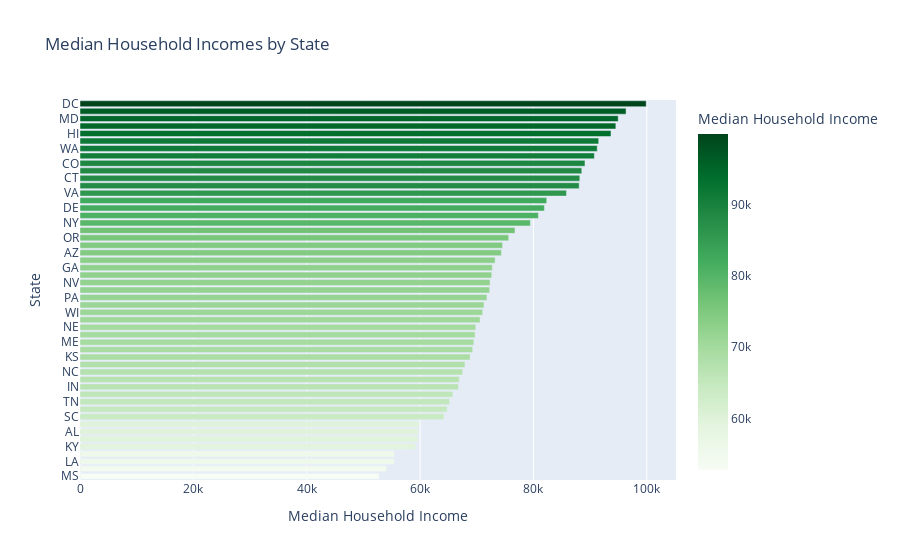

Write notebook code for a chart like this one.
### Markdown cell above
-----
##### ***3*** - Median Income Analysis
***Create horizontal bar chart of Median Income by state***

### Code cell
# Filter the data to exclude the 'US' aggregate row and select only the required columns
df_median_income = df[df['POSTAL_CODE'] != 'US'][['POSTAL_CODE', 'MEDIAN_HOUSEHOLD_INCOME']]

# Sort the data by median household income for better visualization
df_median_income_sorted = df_median_income.sort_values('MEDIAN_HOUSEHOLD_INCOME', ascending=True)

# Now we create the bar graph using Plotly
fig_income = px.bar(
    df_median_income_sorted,
    x='MEDIAN_HOUSEHOLD_INCOME',
    y='POSTAL_CODE',
    orientation='h',
    title='Median Household Incomes by State',
    labels={'MEDIAN_HOUSEHOLD_INCOME': 'Median Household Income', 'POSTAL_CODE': 'State'},
    color='MEDIAN_HOUSEHOLD_INCOME',
    color_continuous_scale=px.colors.sequential.Greens
)

fig_income.show()

### Figure 1 — Plotly figure (JSON) as saved in the notebook; plotly's stock layout.template omitted (floating-point values rounded to 4 significant figures)
{"data": [{"alignmentgroup": "True", "hovertemplate": "Median Household Income=%{marker.color}<br>State=%{y}<extra></extra>", "legendgroup": "", "marker": {"color": [52788, 54097, 55458, 55505, 59246, 59632, 59703, 59842, 64227, 64783, 65231, 65786, 66768, 66926, 67516, 67915, 68827, 69287, 69485, 69708, 69828, 70597, 71050, 71275, 71789, 72279, 72348, 72634, 72742, 73240, 74355, 74555, 75638, 76744, 79463, 80873, 81933, 82343, 85838, 88072, 88182, 88531, 89096, 90750, 91255, 91517, 93683, 94538, 94957, 96341, 99897], "coloraxis": "coloraxis", "pattern": {"shape": ""}}, "name": "", "offsetgroup": "", "orientation": "h", "showlegend": false, "textposition": "auto", "type": "bar", "x": [52788, 54097, 55458, 55505, 59246, 59632, 59703, 59842, 64227, 64783, 65231, 65786, 66768, 66926, 67516, 67915, 68827, 69287, 69485, 69708, 69828, 70597, 71050, 71275, 71789, 72279, 72348, 72634, 72742, 73240, 74355, 74555, 75638, 76744, 79463, 80873, 81933, 82343, 85838, 88072, 88182, 88531, 89096, 90750, 91255, 91517, 93683, 94538, 94957, 96341, 99897], "xaxis": "x", "y": ["MS", "WV", "LA", "AR", "KY", "OK", "AL", "NM", "SC", "MO", "TN", "OH", "IN", "MI", "NC", "MT", "KS", "FL", "ME", "IA", "NE", "SD", "WI", "WY", "PA", "TX", "NV", "ID", "GA", "ND", "AZ", "VT", "OR", "IL", "NY", "RI", "DE", "MN", "VA", "AK", "CT", "UT", "CO", "NH", "WA", "CA", "HI", "MA", "MD", "NJ", "DC"], "yaxis": "y"}], "layout": {"barmode": "relative", "coloraxis": {"colorbar": {"title": {"text": "Median Household Income"}}, "colorscale": [[0, "rgb(247,252,245)"], [0.125, "rgb(229,245,224)"], [0.25, "rgb(199,233,192)"], [0.375, "rgb(161,217,155)"], [0.5, "rgb(116,196,118)"], [0.625, "rgb(65,171,93)"], [0.75, "rgb(35,139,69)"], [0.875, "rgb(0,109,44)"], [1, "rgb(0,68,27)"]]}, "legend": {"tracegroupgap": 0}, "title": {"text": "Median Household Incomes by State"}, "xaxis": {"anchor": "y", "domain": [0, 1], "title": {"text": "Median Household Income"}}, "yaxis": {"anchor": "x", "domain": [0, 1], "title": {"text": "State"}}}}
